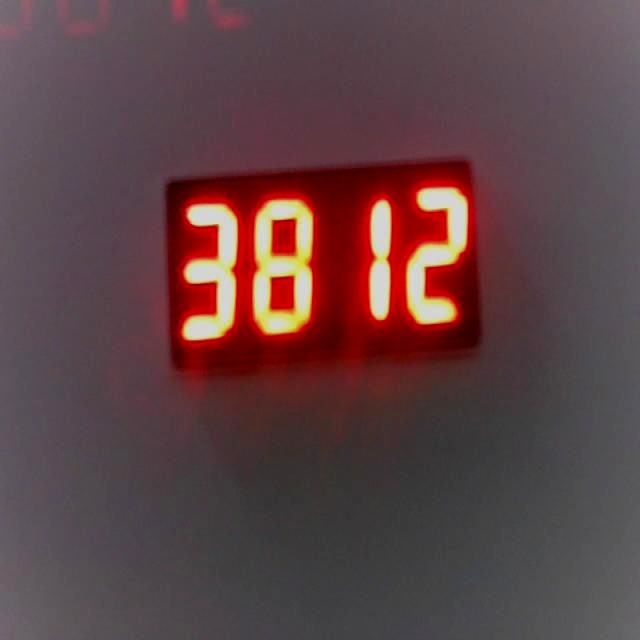
#> input picture data/base_dataset/0007_3812.jpg, 640 x 640 px
$ python perspective_correction.py --input ../data/base_dataset/0007_3812.jpg
#> lines starting #> are read from the running program, lines starting #| are printed output that depends on the picture; after the words box and inside, x2 and y2 are one past the last pixel; in counts of white or black regions, pixels touching at a corner belong together
"""
perspective_correction.py

Objective:
    Correct camera angle distortions and isolate the display.

Concepts used:
    - Contour Detection
    - Largest Rectangle Detection
    - Corner Detection
    - Perspective Transformation
    - Image Cropping
    - Region of Interest (ROI) Extraction
"""

import argparse
import os
import cv2
import numpy as np

# ---------- Helper Functions ----------

def read_image(path):
#> called with path = '../data/base_dataset/0007_3812.jpg'
    img = cv2.imread(path, cv2.IMREAD_COLOR)
#> img is the input picture: shape (640, 640, 3); mean B, G, R 69.3, 66.8, 94.3
    if img is None:
        raise FileNotFoundError(f"Could not read image at '{path}'")
    return img


def save_image(img, path):
    os.makedirs(os.path.dirname(path) or ".", exist_ok=True)
    cv2.imwrite(path, img)


def order_corners(pts):
    """
    Corner Detection + Ordering
    Orders 4 points as: Top-Left, Top-Right, Bottom-Right, Bottom-Left
    """
    pts = np.asarray(pts, dtype="float32").reshape(4, 2)
    ordered = np.zeros((4, 2), dtype="float32")

    s = pts.sum(axis=1)
    ordered[0] = pts[np.argmin(s)]          # Top-Left
    ordered[2] = pts[np.argmax(s)]          # Bottom-Right

    diff = np.diff(pts, axis=1).ravel()
    ordered[1] = pts[np.argmin(diff)]       # Top-Right
    ordered[3] = pts[np.argmax(diff)]       # Bottom-Left

    return ordered


def perspective_transform(img, corners):
    """
    Perspective Transformation
    Warps the image so the display appears straight / front-facing.
    """
    (tl, tr, br, bl) = corners

    width_top = np.linalg.norm(tr - tl)
    width_bottom = np.linalg.norm(br - bl)
    height_left = np.linalg.norm(bl - tl)
    height_right = np.linalg.norm(br - tr)

    target_w = max(int(max(width_top, width_bottom)), 20)
    target_h = max(int(max(height_left, height_right)), 20)

    dst = np.array([
        [0, 0],
        [target_w - 1, 0],
        [target_w - 1, target_h - 1],
        [0, target_h - 1]
    ], dtype="float32")

    matrix = cv2.getPerspectiveTransform(corners, dst)
    warped = cv2.warpPerspective(img, matrix, (target_w, target_h))
    return warped


def detect_display(img):
    """
    Detects specifically the inner blue LCD display screen using
    HSV Color Segmentation + Contour Approximation.
    """
    # 1. Convert to HSV for robust color isolation
    hsv = cv2.cvtColor(img, cv2.COLOR_BGR2HSV)
#> hsv: shape (640, 640, 3); mean H, S, V 119.6, 68.6, 94.7

    # 2. Define range for the blue display bezel/background
    # Blue in OpenCV HSV: Hue ~ 90-130
    lower_blue = np.array([90, 50, 50])
    upper_blue = np.array([130, 255, 255])
    mask = cv2.inRange(hsv, lower_blue, upper_blue)
#> mask: shape (640, 640); every value is 0

    # Clean up noise in mask
    kernel = cv2.getStructuringElement(cv2.MORPH_RECT, (5, 5))
    mask = cv2.morphologyEx(mask, cv2.MORPH_CLOSE, kernel)
    mask = cv2.morphologyEx(mask, cv2.MORPH_OPEN, kernel)

    # 3. Find contours inside the blue mask
    contours, _ = cv2.findContours(mask, cv2.RETR_EXTERNAL, cv2.CHAIN_APPROX_SIMPLE)
#> contours = []

    img_area = img.shape[0] * img.shape[1]
#> img_area = 409600
    best_corners = None
    best_score = -1

    for cnt in sorted(contours, key=cv2.contourArea, reverse=True)[:15]:
        area = cv2.contourArea(cnt)

        # Screen is smaller relative to full frame: ~0.1% to 15% of image area
        if area < (img_area * 0.001) or area > (img_area * 0.25):
            continue

        peri = cv2.arcLength(cnt, True)
        approx = cv2.approxPolyDP(cnt, 0.03 * peri, True)

        # If approximation gives 4 corners, process directly
        if len(approx) == 4:
            pts = approx.reshape(4, 2).astype("float32")
        else:
            # Fallback for rounded corners: fit a minimum area rotated rectangle
            rect = cv2.minAreaRect(cnt)
            pts = cv2.boxPoints(rect).astype("float32")

        ordered = order_corners(pts)

        # Dimension & Aspect Ratio Checks
        (tl, tr, br, bl) = ordered
        width = max(np.linalg.norm(tr - tl), np.linalg.norm(br - bl))
        height = max(np.linalg.norm(bl - tl), np.linalg.norm(br - tr))

        if height == 0:
            continue

        aspect = width / float(height)

        # Display screen typically has aspect ratio between 1.8 and 4.0
        if 1.5 <= aspect <= 4.5:
            if area > best_score:
                best_score = area
                best_corners = ordered
#> this loop made 0 passes
#> after the loop, best_score = -1

    # --- FALLBACK METHOD ---
    # If color mask fails (e.g. bad lighting), fall back to adaptive edge detection
    if best_corners is None:
        gray = cv2.cvtColor(img, cv2.COLOR_BGR2GRAY)
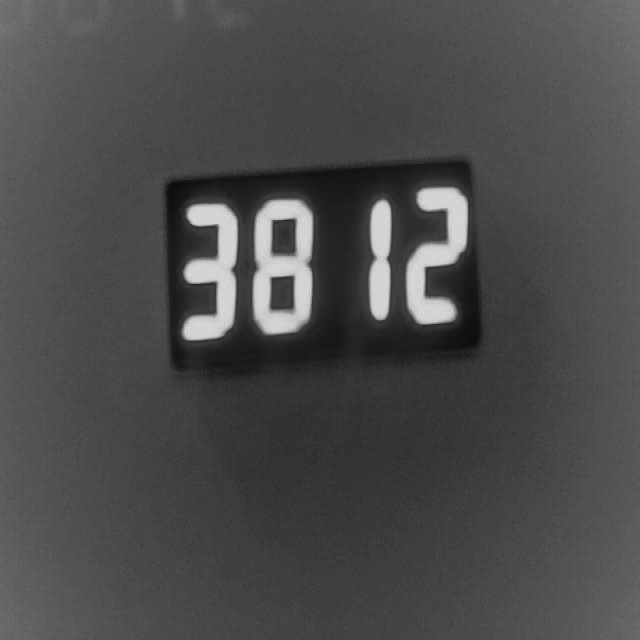
#> gray: shape (640, 640); min 11, max 219, mean 75.3
        blurred = cv2.GaussianBlur(gray, (5, 5), 0)
        thresh = cv2.adaptiveThreshold(
            blurred, 255, cv2.ADAPTIVE_THRESH_GAUSSIAN_C,
            cv2.THRESH_BINARY_INV, 11, 2
        )
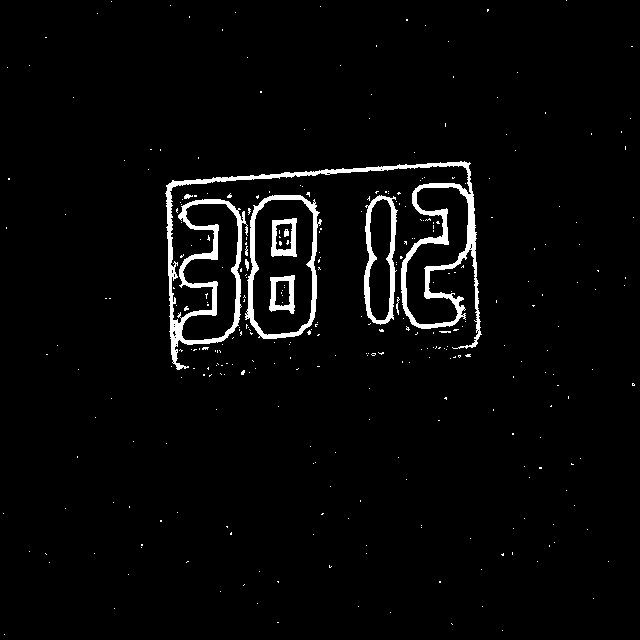
#> thresh: shape (640, 640); 3.1% white; 327 white regions (316 under 20 px)
        contours, _ = cv2.findContours(thresh, cv2.RETR_LIST, cv2.CHAIN_APPROX_SIMPLE)
#> contours = 361 contours, 349 with area under 20; largest, box (x1, y1, x2, y2) and area: (165, 161, 482, 370) 15284, (245, 195, 322, 339) 8861, (252, 199, 314, 336) 7406, (181, 203, 239, 341) 4624, (405, 186, 469, 325) 4622

        for cnt in sorted(contours, key=cv2.contourArea, reverse=True)[:30]:
            area = cv2.contourArea(cnt)
            if not (img_area * 0.002 < area < img_area * 0.15):
                continue

            peri = cv2.arcLength(cnt, True)
            approx = cv2.approxPolyDP(cnt, 0.03 * peri, True)

            if len(approx) == 4:
                pts = approx.reshape(4, 2).astype("float32")
                ordered = order_corners(pts)
                (tl, tr, br, bl) = ordered
                w = max(np.linalg.norm(tr - tl), np.linalg.norm(br - bl))
                h = max(np.linalg.norm(bl - tl), np.linalg.norm(br - tr))
                if h > 0 and 1.8 <= (w / h) <= 4.0:
                    return ordered
#> this loop made 30 passes
#> (area, peri, s in order_corners, diff in order_corners, w, h) on passes 2, 7, 8: (8861, 454, [513, 458, 595, 631], [-115, -48, 79, 3], 61.29, 132.1), (2312.5, 281, [581, 687, 696, 592], [-185, -93, -56, -146], 0, 122.2), (839, 126.1, [514, 492, 528, 552], [-78, -52, -16, -40], 24.08, 38)
#> (area, peri) on passes 1, 3, 4, 5, 6: (15283.5, 2676.1), (7406, 370.7), (4623.5, 492), (4621.5, 492.5), (3385, 339.6)

    return best_corners


def draw_corners(img, corners):
    """Helper to visualize the detected rectangle."""
    vis = img.copy()
    pts = corners.astype(int)
    cv2.polylines(vis, [pts], isClosed=True, color=(0, 255, 0), thickness=3)
    for pt in pts:
        cv2.circle(vis, tuple(pt), 7, (0, 0, 255), -1)
    return vis


# ---------- Main Pipeline ----------

def correct_display(img):
    """
    Full pipeline:
    1. Detect display (contours + largest rectangle + corners)
    2. Perspective Transformation
    3. Image Cropping / ROI Extraction
    """
    corners = detect_display(img)

    if corners is None:
        return img, img.copy(), "no_detection"

    # Perspective Transformation + Cropping (ROI)
    corrected = perspective_transform(img, corners)
    before_vis = draw_corners(img, corners)

    return corrected, before_vis, "perspective_corrected"


# ---------- CLI ----------

if __name__ == "__main__":
    parser = argparse.ArgumentParser(description="Perspective correction of display")
    parser.add_argument("--input", default=None, help="Path to input image")
    args = parser.parse_args()

    # Folders
    SCRIPT_DIR = os.path.dirname(os.path.abspath(__file__))
    SAMPLES_DIR = os.path.join(SCRIPT_DIR, "..", "sample_images")
    OUTPUT_DIR = os.path.join(SCRIPT_DIR, "..", "outputs")

    # Find input image
    if args.input and os.path.isfile(args.input):
        image_path = args.input
    else:
        images = [f for f in os.listdir(SAMPLES_DIR)
                  if f.lower().endswith((".jpg", ".jpeg", ".png"))]
        if not images:
            raise FileNotFoundError("No images found in sample_images/")
        image_path = os.path.join(SAMPLES_DIR, images[0])

    print(f"Processing: {os.path.basename(image_path)}")

    img = read_image(image_path)
    corrected, before_vis, method = correct_display(img)
#> method = 'no_detection'

    # Save results directly in outputs/ (no subfolders)
    os.makedirs(OUTPUT_DIR, exist_ok=True)

    save_image(img, os.path.join(OUTPUT_DIR, "00_original.jpg"))
    save_image(before_vis, os.path.join(OUTPUT_DIR, "01_detected_rectangle.jpg"))
    save_image(corrected, os.path.join(OUTPUT_DIR, "02_corrected.jpg"))

    print(f"Method used : {method}")
#| Method used : no_detection
    print(f"Output size : {corrected.shape[1]}x{corrected.shape[0]}")
#| Output size : 640x640
    print(f"Results saved in: {OUTPUT_DIR}/")

$ run again, on data/base_dataset/0057_5090.jpg
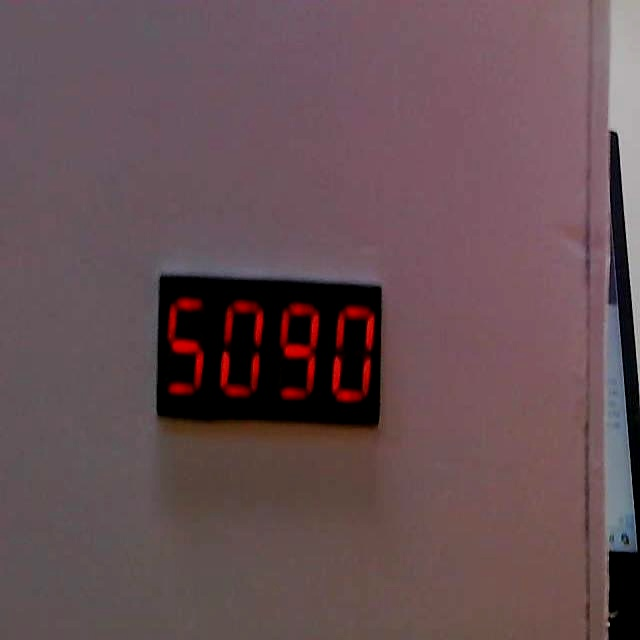
#> input picture data/base_dataset/0057_5090.jpg, 640 x 640 px
#> in read_image, img is the input picture: shape (640, 640, 3); mean B, G, R 83.3, 78.8, 102
#> hsv: shape (640, 640, 3); mean H, S, V 115.4, 67.7, 102.5
#> in detect_display, `mask = cv2.morphologyEx(mask, cv2.MORPH_OPEN, kernel)`:
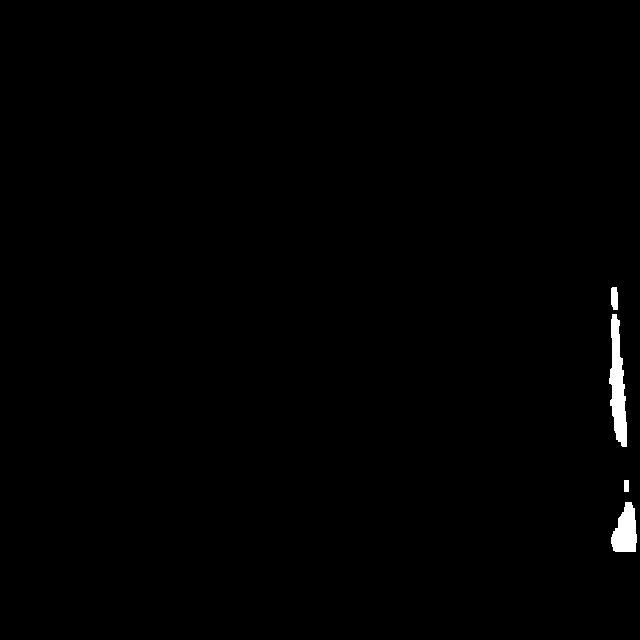
#> mask: shape (640, 640); 0.63% white; 4 white regions
#> in detect_display, `contours, _ = cv2.findContours(mask, cv2.RETR_EXTERNAL, cv2.CHAIN_APPR..`: contours = 4 contours; box (x1, y1, x2, y2) and area: (609, 314, 627, 447) 1300, (611, 502, 637, 552) 860, (611, 287, 618, 310) 120, (624, 480, 629, 492) 44
#> the loop in detect_display, `for cnt in sorted(contours, key=cv2.contourArea, reverse=True)[:15]:` made 4 passes
#> (area, peri, approx, rect, ordered, s in order_corners, diff in order_corners, tl) on pass 1: (1300, 295.3, [[612, 314], [610, 405], [626, 446]], ((616.6, 380.1), (15.39, 132.5), -2.6), [[0, 0], [0, 0], [0, 0], [0, 0]], [1058.5, 920.2, 934.8, 1073.2], [-165.3, -291.6, -307.7, -181.3], [605.9, 314.3])
#> after the loop in detect_display, `for cnt in sorted(contours, key=cv2.contourArea, reverse=True)[:15]:`: best_score = -1
#> in detect_display, `thresh = cv2.adaptiveThreshold( blurred, 255, cv2.ADAPTIVE_THRESH_GAUS..`:
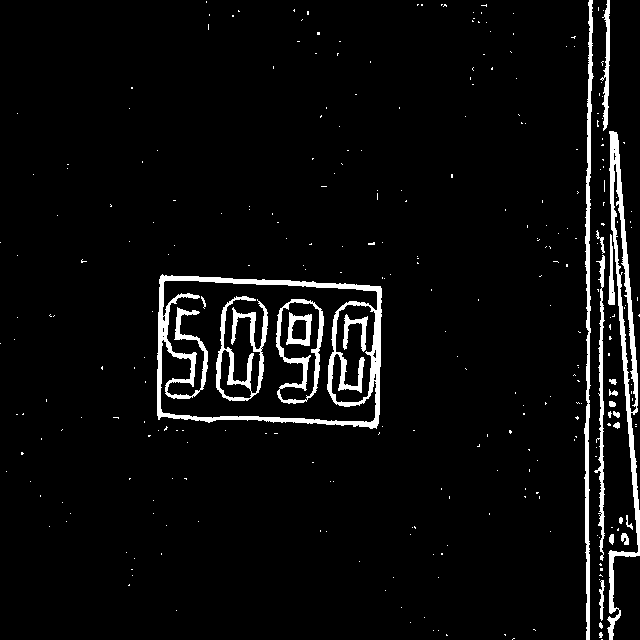
#> thresh: shape (640, 640); 4.7% white; 301 white regions (279 under 20 px)
#> in detect_display, `contours, _ = cv2.findContours(thresh, cv2.RETR_LIST, cv2.CHAIN_APPROX..`: contours = 321 contours, 295 with area under 20; largest, box (x1, y1, x2, y2) and area: (157, 274, 382, 429) 31291, (160, 280, 378, 423) 23216, (607, 131, 640, 640) 4168, (276, 299, 324, 404) 3487, (331, 304, 376, 403) 3200
#> the loop in detect_display, `for cnt in sorted(contours, key=cv2.contourArea, reverse=True)[:30]:` made 30 passes
#> (area, peri, s in order_corners, diff in order_corners, w, h) on pass 1: (31291, 769.9, [436, 577, 804, 666], [116, 261, 52, -94], 220.2, 143)
#> method = 'no_detection'
#| Method used : no_detection
#| Output size : 640x640

$ run again, on data/base_dataset/0062_4500.jpg
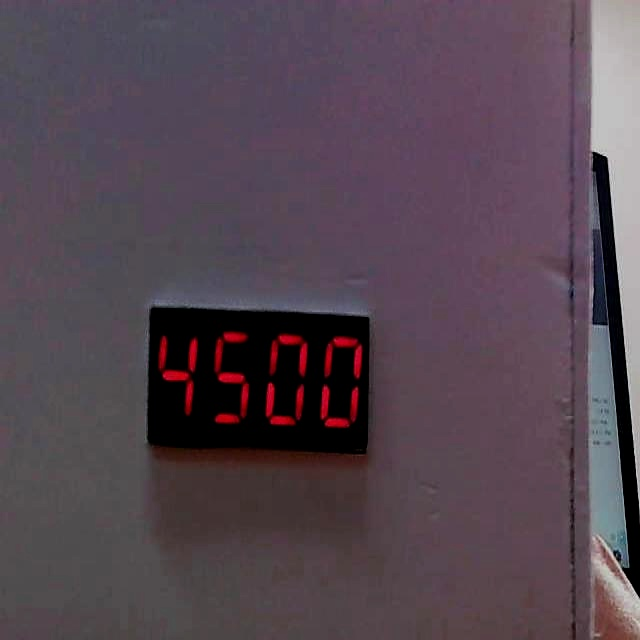
#> input picture data/base_dataset/0062_4500.jpg, 640 x 640 px
#> in read_image, img is the input picture: shape (640, 640, 3); mean B, G, R 80.4, 70.2, 84.6
#> hsv: shape (640, 640, 3); mean H, S, V 131.1, 56, 86.7
#> in detect_display, `mask = cv2.morphologyEx(mask, cv2.MORPH_OPEN, kernel)`:
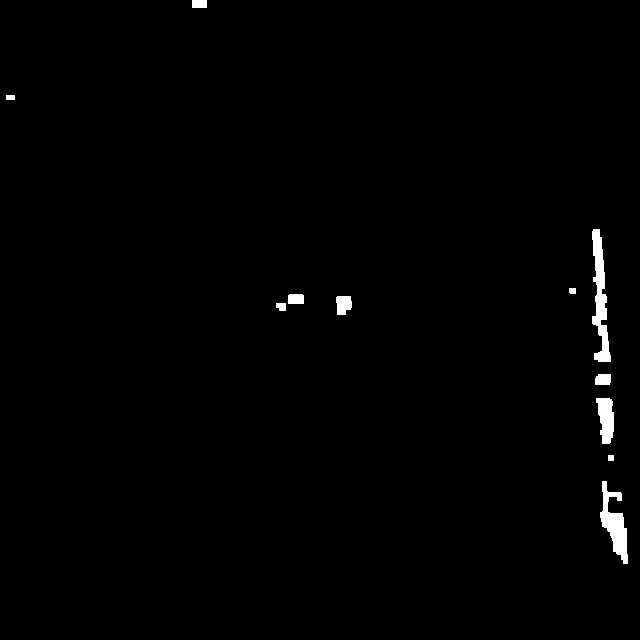
#> mask: shape (640, 640); 0.94% white; 11 white regions
#> in detect_display, `contours, _ = cv2.findContours(mask, cv2.RETR_EXTERNAL, cv2.CHAIN_APPR..`: contours = 11 contours; largest, box (x1, y1, x2, y2) and area: (592, 229, 611, 362) 1116, (600, 481, 628, 564) 950, (596, 398, 614, 444) 549, (336, 296, 352, 315) 222, (595, 374, 611, 385) 142
#> the loop in detect_display, `for cnt in sorted(contours, key=cv2.contourArea, reverse=True)[:15]:` made 11 passes
#> (area, peri, approx, rect, s in order_corners, diff in order_corners, width) on pass 1: (1116.5, 335.5, [[593, 229], [594, 359], [610, 361]], ((598.6, 295.2), (16.2, 132.7), -3.18), [956, 816.1, 831.4, 971.3], [-232.3, -357.5, -374.5, -249.4], 16.2)
#> after the loop in detect_display, `for cnt in sorted(contours, key=cv2.contourArea, reverse=True)[:15]:`: best_score = -1
#> in detect_display, `thresh = cv2.adaptiveThreshold( blurred, 255, cv2.ADAPTIVE_THRESH_GAUS..`:
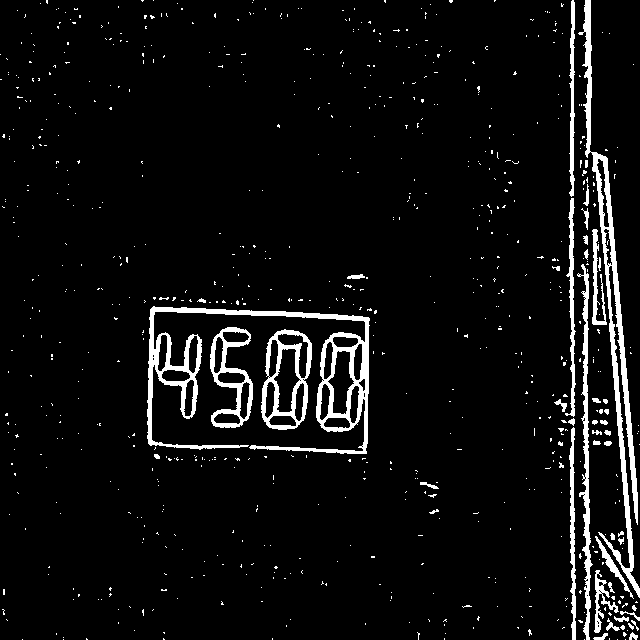
#> thresh: shape (640, 640); 5.7% white; 744 white regions (699 under 20 px)
#> in detect_display, `contours, _ = cv2.findContours(thresh, cv2.RETR_LIST, cv2.CHAIN_APPROX..`: contours = 797 contours, 745 with area under 20; largest, box (x1, y1, x2, y2) and area: (147, 306, 370, 454) 8458, (578, 0, 640, 598) 4420, (261, 329, 312, 430) 4027, (210, 327, 253, 428) 2430, (577, 264, 593, 640) 1324
#> the loop in detect_display, `for cnt in sorted(contours, key=cv2.contourArea, reverse=True)[:30]:` made 30 passes
#> area on passes 8 to 15: 621, 613.5, 528, 526.5, 364, 338, 327.5, 286.5
#> method = 'no_detection'
#| Method used : no_detection
#| Output size : 640x640

$ run again, on data/base_dataset/0077_8355.jpg
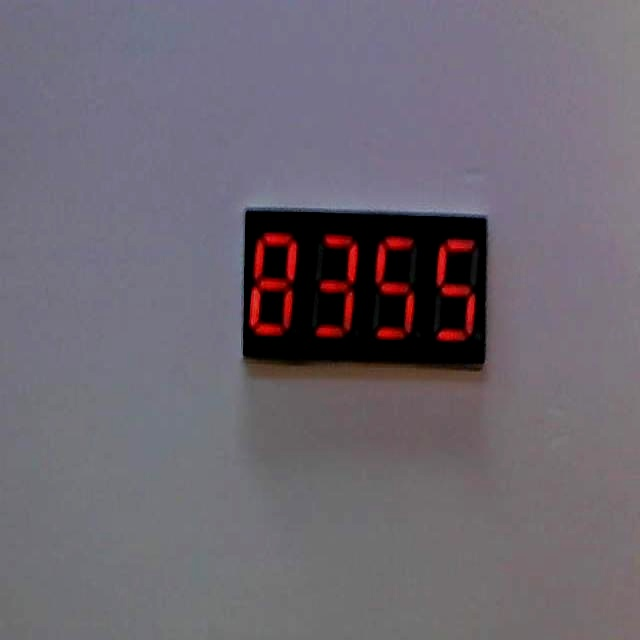
#> input picture data/base_dataset/0077_8355.jpg, 640 x 640 px
#> in read_image, img is the input picture: shape (640, 640, 3); mean B, G, R 112.8, 102.9, 109.5
#> hsv: shape (640, 640, 3); mean H, S, V 115.3, 37.9, 117
#> in detect_display, `mask = cv2.morphologyEx(mask, cv2.MORPH_OPEN, kernel)`:
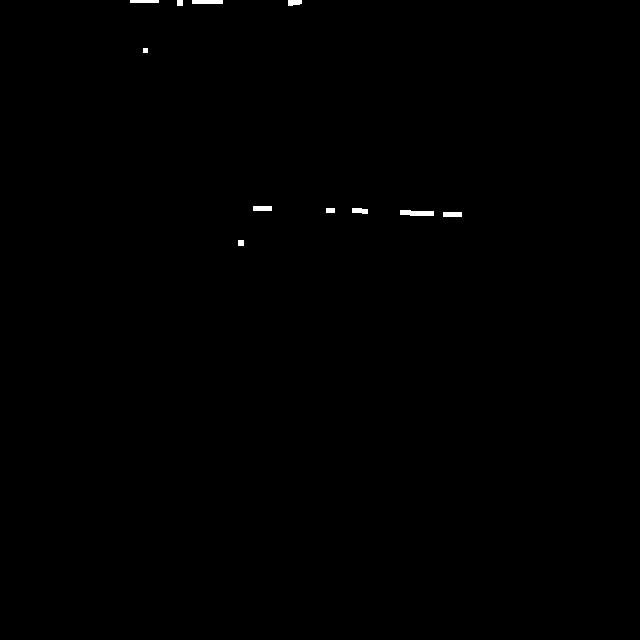
#> mask: shape (640, 640); 0.21% white; 11 white regions
#> in detect_display, `contours, _ = cv2.findContours(mask, cv2.RETR_EXTERNAL, cv2.CHAIN_APPR..`: contours = 11 contours, 1 with area under 20; largest, box (x1, y1, x2, y2) and area: (400, 210, 434, 216) 133, (192, 0, 223, 4) 90, (443, 212, 462, 217) 72, (253, 206, 272, 211) 72, (352, 208, 368, 214) 60
#> the loop in detect_display, `for cnt in sorted(contours, key=cv2.contourArea, reverse=True)[:15]:` made 11 passes
#> (cnt, area) on passes 2, 3, 4, 6, 8, 9, 10: ([[192, 0], [192, 3], [222, 3], [222, 0]], 90), ([[443, 212], [443, 216], [461, 216], [461, 212]], 72), ([[253, 206], [253, 210], [271, 210], [271, 206]], 72), ([[130, 0], [130, 2], [158, 2], [158, 0]], 56), ([[326, 208], [326, 212], [334, 212], [334, 208]], 32), ([[238, 240], [238, 245], [243, 245], [243, 240]], 25), ([[177, 0], [177, 5], [182, 5], [182, 0]], 25)
#> after the loop in detect_display, `for cnt in sorted(contours, key=cv2.contourArea, reverse=True)[:15]:`: best_score = -1
#> in detect_display, `thresh = cv2.adaptiveThreshold( blurred, 255, cv2.ADAPTIVE_THRESH_GAUS..`:
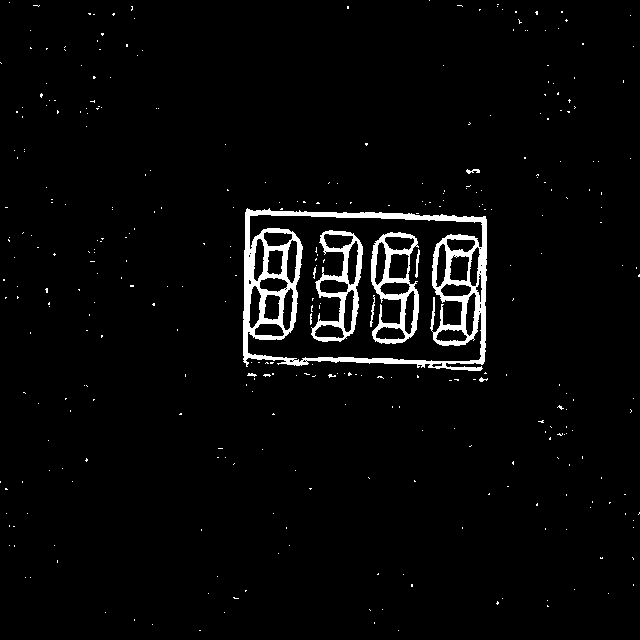
#> thresh: shape (640, 640); 3.3% white; 343 white regions (333 under 20 px)
#> in detect_display, `contours, _ = cv2.findContours(thresh, cv2.RETR_LIST, cv2.CHAIN_APPROX..`: contours = 392 contours, 356 with area under 20; largest, box (x1, y1, x2, y2) and area: (243, 208, 487, 371) 36062, (247, 214, 483, 363) 23539, (371, 232, 419, 344) 3648, (311, 230, 363, 342) 3120, (388, 253, 410, 280) 453
#> the loop in detect_display, `for cnt in sorted(contours, key=cv2.contourArea, reverse=True)[:30]:` made 30 passes
#> area on passes 5 to 12: 453, 435, 371, 363.5, 362.5, 358, 351, 347.5
#> method = 'no_detection'
#| Method used : no_detection
#| Output size : 640x640
